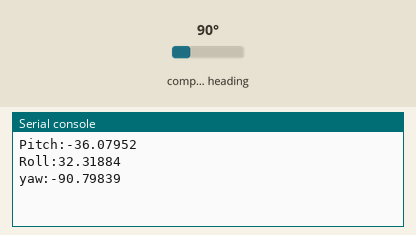
The program below on a simulated ESP32 board running MicroPython. On the bench: the last lines printed to the serial console. The inputs (shaded band) are chosen by the test bench; at power-on: compass heading 90°. Library files of the repository ran but are not shown: mpu9250.py.

Above: at 1.2 s.
1.3 s: compass heading set to 7°
At 2.6 s:
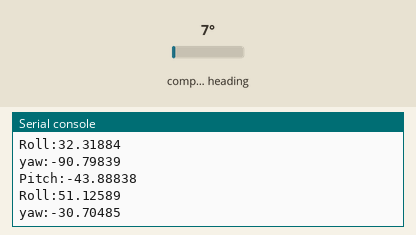
2.8 s: compass heading set to 90°
At 3.5 s:
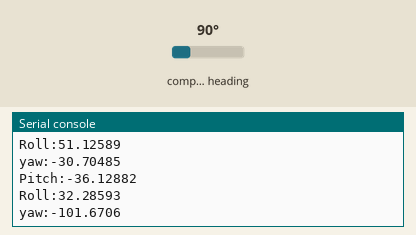
Timing chart, 0 to 5.8 s (numbered marks = the images above; inputs shaded):
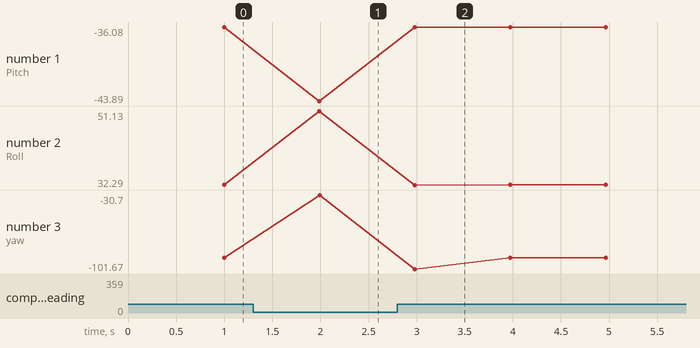

The program:

main.py
```python
import time
from machine import I2C, Pin,Timer
from mpu9250 import MPU9250

i2c = I2C(scl=Pin(5), sda=Pin(4))
sensor = MPU9250(i2c)

i=0
q=[]

def timing(tim):
	global sensor
	global i
	global q
	i=i+1
	ay = sensor.get_values()
	if i==124:
		print("Pitch:" + str(q[0]))
		print("Roll:" + str(q[1]))
		print("yaw:" + str(q[2]))
		i=0
	q=sensor.AHRSupdate()

def time_init(ms):
	tm=Timer(4)
	tm.init(period=ms, mode=Timer.PERIODIC, callback=timing)

time_init(8)
while 1:
	time.sleep(1000)
```

ak8963.py
```python
__version__ = "0.2.1"

# pylint: disable=import-error
import ustruct
import utime
from machine import I2C, Pin
from micropython import const
# pylint: enable=import-error

_WIA = const(0x00)
_HXL = const(0x03)
_HXH = const(0x04)
_HYL = const(0x05)
_HYH = const(0x06)
_HZL = const(0x07)
_HZH = const(0x08)
_ST2 = const(0x09)
_CNTL1 = const(0x0a)
_ASAX = const(0x10)
_ASAY = const(0x11)
_ASAZ = const(0x12)

_MODE_POWER_DOWN = 0b00000000
MODE_SINGLE_MEASURE = 0b00000001
MODE_CONTINOUS_MEASURE_1 = 0b00000010 # 8Hz
MODE_CONTINOUS_MEASURE_2 = 0b00000110 # 100Hz
MODE_EXTERNAL_TRIGGER_MEASURE = 0b00000100
_MODE_SELF_TEST = 0b00001000
_MODE_FUSE_ROM_ACCESS = 0b00001111

OUTPUT_14_BIT = 0b00000000
OUTPUT_16_BIT = 0b00010000

_SO_14BIT = 0.6 # μT per digit when 14bit mode
_SO_16BIT = 0.15 # μT per digit when 16bit mode

class AK8963:
    """Class which provides interface to AK8963 magnetometer."""
    def __init__(
        self, i2c, address=0x0c,
        mode=MODE_CONTINOUS_MEASURE_1, output=OUTPUT_16_BIT,
        offset=(0, 0, 0), scale=(1, 1, 1)
    ):
        self.i2c = i2c
        self.address = address
        self._offset = offset
        self._scale = scale

        if 0x48 != self.whoami():
            raise RuntimeError("AK8963 not found in I2C bus.")

        # Sensitivity adjustement values
        self._register_char(_CNTL1, _MODE_FUSE_ROM_ACCESS)
        asax = self._register_char(_ASAX)
        asay = self._register_char(_ASAY)
        asaz = self._register_char(_ASAZ)
        self._register_char(_CNTL1, _MODE_POWER_DOWN)

        # Should wait atleast 100us before next mode
        self._adjustement = (
            (0.5 * (asax - 128)) / 128 + 1,
            (0.5 * (asay - 128)) / 128 + 1,
            (0.5 * (asaz - 128)) / 128 + 1
        )

        # Power on
        self._register_char(_CNTL1, (mode | output))

        if output is OUTPUT_16_BIT:
            self._so = _SO_16BIT
        else:
            self._so = _SO_14BIT

    def magnetic(self):
        """
        X, Y, Z axis micro-Tesla (uT) as floats.
        """
        xyz = list(self._register_three_shorts(_HXL))
        self._register_char(_ST2) # Enable updating readings again

        # Apply factory axial sensitivy adjustements
        xyz[0] *= self._adjustement[0]
        xyz[1] *= self._adjustement[1]
        xyz[2] *= self._adjustement[2]

        # Apply output scale determined in constructor
        so = self._so
        xyz[0] *= so
        xyz[1] *= so
        xyz[2] *= so

        # Apply hard iron ie. offset bias from calibration
        xyz[0] -= self._offset[0]
        xyz[1] -= self._offset[1]
        xyz[2] -= self._offset[2]

        # Apply soft iron ie. scale bias from calibration
        xyz[0] *= self._scale[0]
        xyz[1] *= self._scale[1]
        xyz[2] *= self._scale[2]

        return tuple(xyz)

    def adjustement(self):
        return self._adjustement

    def whoami(self):
        """ Value of the whoami register. """
        return self._register_char(_WIA)

    def calibrate(self, count=256, delay=200):
        self._offset = (0, 0, 0)
        self._scale = (1, 1, 1)

        reading = self.magnetic()
        minx = maxx = reading[0]
        miny = maxy = reading[1]
        minz = maxz = reading[2]

        while count:
            utime.sleep_ms(delay)
            reading = self.magnetic()
            minx = min(minx, reading[0])
            maxx = max(maxx, reading[0])
            miny = min(miny, reading[1])
            maxy = max(maxy, reading[1])
            minz = min(minz, reading[2])
            maxz = max(maxz, reading[2])
            count -= 1

        # Hard iron correction
        offset_x = (maxx + minx) / 2
        offset_y = (maxy + miny) / 2
        offset_z = (maxz + minz) / 2

        self._offset = (offset_x, offset_y, offset_z)

        # Soft iron correction
        avg_delta_x = (maxx - minx) / 2
        avg_delta_y = (maxy - miny) / 2
        avg_delta_z = (maxz - minz) / 2

        avg_delta = (avg_delta_x + avg_delta_y + avg_delta_z) / 3

        scale_x = avg_delta / avg_delta_x
        scale_y = avg_delta / avg_delta_y
        scale_z = avg_delta / avg_delta_z

        self._scale = (scale_x, scale_y, scale_z)

        return self._offset, self._scale

    def _register_short(self, register, value=None, buf=bytearray(2)):
        if value is None:
            self.i2c.readfrom_mem_into(self.address, register, buf)
            return ustruct.unpack("<h", buf)[0]

        ustruct.pack_into("<h", buf, 0, value)
        return self.i2c.writeto_mem(self.address, register, buf)

    def _register_three_shorts(self, register, buf=bytearray(6)):
        self.i2c.readfrom_mem_into(self.address, register, buf)
        return ustruct.unpack("<hhh", buf)

    def _register_char(self, register, value=None, buf=bytearray(1)):
        if value is None:
            self.i2c.readfrom_mem_into(self.address, register, buf)
            return buf[0]

        ustruct.pack_into("<b", buf, 0, value)
        return self.i2c.writeto_mem(self.address, register, buf)

    def __enter__(self):
        return self

    def __exit__(self, exception_type, exception_value, traceback):
        pass
```

Measured:
- after the input at 1.3 s, the serial console: prints a new line after 0.69 s (image 1)
- after the input at 2.8 s, the serial console: prints a new line after 0.18 s (image 2)
- plotted number 1: -36.08 → -43.89 after the input at 1.3 s
- plotted number 2: 32.32 → 51.13 after the input at 1.3 s
- plotted number 3: -90.8 → -30.7 after the input at 1.3 s, -30.7 → -90.8 after the input at 2.8 s
